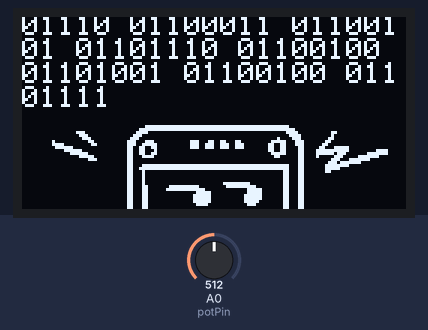
This sketch was run on a simulated Arduino Uno, built with avr-gcc and run on an emulated ATmega328P. On the bench: 128×64 one-colour display. Inputs (shaded band) come from the test bench; at power-on: A0 (potPin) = 512. What the sketch prints to the serial monitor is not drawn.

Above: at 1.3 s.
1.4 s: A0 (potPin) set to 246
At 1.9 s:
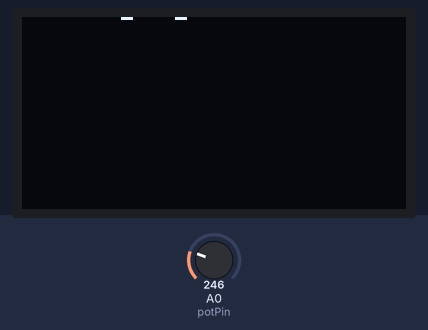
2.9 s: A0 (potPin) set to 235
At 3.8 s:
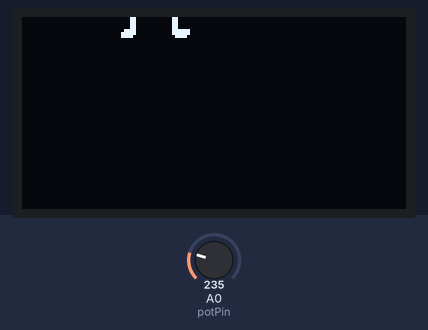
4.4 s: A0 (potPin) set to 0
At 5.0 s:
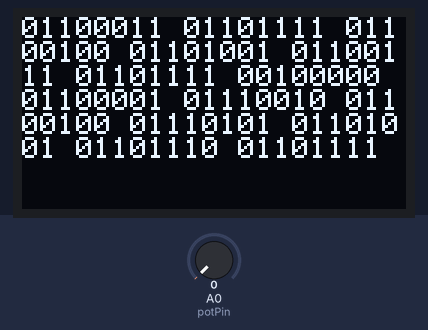
6.0 s: A0 (potPin) set to 2
At 6.7 s:
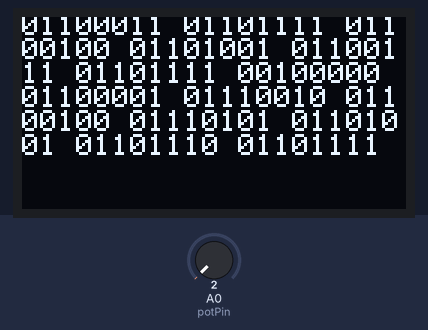
7.6 s: A0 (potPin) set to 5
At 8.3 s:
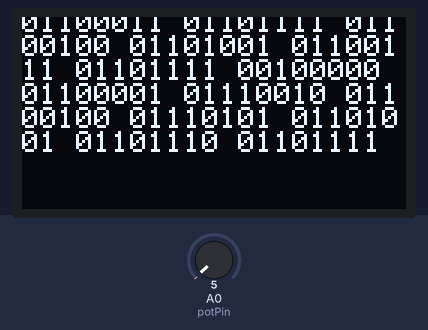
Timing chart, 0 to 10.1 s (numbered marks = the images above; inputs shaded):
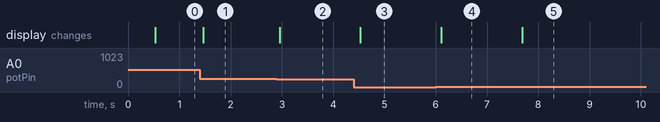

The sketch:

arduinoMishBinarioV2.ino
```cpp
// José Morales - Josefa Quape - Francisco Stephens - Millaray Millar
// 29/08/2025
// Arduino UNO R4 Minima
// su contexto

// prueba de scroll vertical controlado por potenciometro.
// parrafo 1 de haiku, para luego pasar a la imagen de un bob esponja arduino lol

// importar bibliotecas
#include <Wire.h>
#include <Adafruit_GFX.h>
#include <Adafruit_SSD1306.h>

// incluir las imagenes
#include "imagenes.h"

#include "traductorBinario.h"

// definir parametros
#define SCREEN_WIDTH 128
#define SCREEN_HEIGHT 64
#define OLED_RESET -1

// instancia de Adafruit_SSD1306
Adafruit_SSD1306 pantallita(SCREEN_WIDTH, SCREEN_HEIGHT, &Wire, OLED_RESET);

//  pin para el potenciometro
int potPin = A0;

const int paddingX = 0;

// parrafo 1

String haiku0 = binario0; // traduccion de linea 1, vacio al inicio


// parrafo 2
String haiku1 = binario1;

// parrafo 3
String haiku2 = binario2;

// Constantes para calcular el tamaño del lienzo

// Espacio vertical entre cada objeto en pantalla
// modificar esto para epaciado texto e imagen
const int PADDING = 40;

// Altura estimada para el texto
const int TEXT_HEIGHT = 5;
const int TEXT_BINARY_HEIGHT = 5 * TEXT_HEIGHT;
// Altura de la imagen
const int IMAGE_HEIGHT = 125;

// altura total = 3 * texto + 3 imágenes + 4 separaciones
const int TOTAL_CONTENT_HEIGHT = (3 * TEXT_HEIGHT) + (3 * IMAGE_HEIGHT) + (5 * PADDING);
const int MAX_SCROLL = TOTAL_CONTENT_HEIGHT > SCREEN_HEIGHT ? TOTAL_CONTENT_HEIGHT - SCREEN_HEIGHT : 0;

// variable global que almacena la posición Y actual del scroll
int yScroll = 0;

void setup() {
	Serial.begin(9600);

	if (!pantallita.begin(SSD1306_SWITCHCAPVCC, 0x3C)) {
		Serial.println(F("Fallo al iniciar SSD1306"));
		while (1)
			;
	}

	// borrar contenidos pantalla
	pantallita.clearDisplay();

	// definir tamano texto y color
	pantallita.setTextColor(SSD1306_WHITE);
	pantallita.setTextSize(1);
}

void loop() {

	loopBinario();

	haiku0 = binario0;
	haiku1 = binario1;
	haiku2 = binario2;

	// crear variables locales
	// inicializar en 0
	// para que TODO
	int x = 0;
	int y = 0;

	// leer potenciometro
	int valorPot = analogRead(potPin);

	// mapear valor
	yScroll = map(valorPot, 0, 1023, 0, MAX_SCROLL);

	// imprime el valor del potenciómetro en el monitor serie
	Serial.print("Valor del potenciómetro: ");
	Serial.println(valorPot);

	pantallita.clearDisplay();

	pantallita.setCursor(paddingX, y - yScroll);
	pantallita.print(haiku0);
	y += TEXT_BINARY_HEIGHT + PADDING;

	pantallita.setCursor(paddingX, y - yScroll);
	pantallita.drawBitmap(paddingX, y - yScroll, imagen0, 128, 64, SSD1306_WHITE);
	y += IMAGE_HEIGHT + PADDING;

	pantallita.setCursor(paddingX, y - yScroll);
	pantallita.print(haiku1);
	y += TEXT_BINARY_HEIGHT + PADDING;

	pantallita.setCursor(paddingX, y - yScroll);
	pantallita.drawBitmap(paddingX, y - yScroll, imagen1, 128, 64, SSD1306_WHITE);
	y += IMAGE_HEIGHT + PADDING;

	pantallita.setCursor(paddingX, y - yScroll);
	pantallita.print(haiku2);
	y += TEXT_BINARY_HEIGHT + PADDING;

	pantallita.setCursor(paddingX, y - yScroll);
	pantallita.drawBitmap(paddingX, y - yScroll, imagen2, 128, 64, SSD1306_WHITE);
	y += IMAGE_HEIGHT + PADDING;


	// pantallita.drawBitmap(paddingX, y - yScroll, imagen1, 128, 64, SSD1306_WHITE);

	// y += IMAGE_HEIGHT + PADDING;
	// pantallita.drawBitmap(paddingX, y - yScroll, imagen2, 128, 64, SSD1306_WHITE);

	pantallita.display();

	delay(10);
}
```

traductorBinario.h
```cpp
#include <Arduino.h>

String linea0 = "codigo arduino";     // linea 1 del poema
String linea1 = "oled ya encendido";  // linea 2 del poema
String linea2 = "cerebro fundido";    // linea 3 del poema
String binario0 = "";                 // traduccion de linea 1, vacio al inicio
String binario1 = "";                 // traduccion de linea 2, vacio al inicio
String binario2 = "";                 // traduccion de linea 3, vacio al inicio


bool linea0Done = false;  // flag, evita que se repita en loop la linea 1
bool linea1Done = false;  // flag, evita que se repita en loop la linea 2
bool linea2Done = false;  // flag, evita que se repita en loop la linea 3


String traductor(char sorter) {  // toma el caracter actual, ve con cual caso corresponde y envia el valor de retorno
  switch (sorter) {
    case 'a':
      return "01100001";
    case 'b':
      return "01100010";
    case 'c':
      return "01100011";
    case 'd':
      return "01100100";
    case 'e':
      return "01100101";
    case 'f':
      return "01100110";
    case 'g':
      return "01100111";
    case 'h':
      return "01101000";
    case 'i':
      return "01101001";
    case 'j':
      return "01101010";
    case 'k':
      return "01101011";
    case 'l':
      return "01101100";
    case 'm':
      return "01101101";
    case 'n':
      return "01101110";
    case 'o':
      return "01101111";
    case 'p':
      return "01110000";
    case 'q':
      return "01110001";
    case 'r':
      return "01110010";
    case 's':
      return "01110011";
    case 't':
      return "01110100";
    case 'u':
      return "01110101";
    case 'v':
      return "01110110";
    case 'w':
      return "01110111";
    case 'x':
      return "01111000";
    case 'y':
      return "01111001";
    case 'z':
      return "01111010";
    case ' ':
      return "00100000";
    default:
      return "";  // retornar nada en caso que el caracter no calse (ej, numeros, simbolos, etc)
  }
}

void loopBinario() {
  if (linea0Done == false) {                        // si aun no se traduce la linea 1
    for (int i = 0; i < linea0.length(); i++) {     // corre mientras i sea menor al numero de caracteres ( i < linea1.length() )
      char caracterActual = linea0.charAt(i);       // caracterActual corresponde al caracter en la posicion de i
      String binChar0 = traductor(caracterActual);  // binChar1 corresponde al retorno de la funcion traductor
      binario0 = binario0 + binChar0;               // binario1 (final) corresponde al valor de si mismo (0 al inicio) + binChar1
      binario0 = binario0 + " ";                    // binario1 corresponde a su mismo valor + un espacio (separación entre palabras para humanos)
    }
    linea0Done = true;  // despues de terminar "for" se activa la flag, evitando que se vuelva a traducir en bucle
    Serial.println("Linea 0:");
    Serial.println(binario0);  // Serial.println(secuencia final de linea1)
  }

  if (linea1Done == false) {                        // si aun no se traduce la linea 2
    for (int i = 0; i < linea1.length(); i++) {     // corre mientras i sea menor al numero de caracteres ( i < linea2.length() )
      char caracterActual = linea1.charAt(i);       // caracterActual corresponde al caracter en la posicion de i
      String binChar1 = traductor(caracterActual);  // binChar2 corresponde al retorno de la funcion traductor
      binario1 = binario1 + binChar1;               // binario2 (final) corresponde al valor de si mismo (0 al inicio) + binChar2
      binario1 = binario1 + " ";                    // binario2 corresponde a su mismo valor + un espacio (separación entre palabras para humanos)
    }
    linea1Done = true;  // despues de terminar "for" se activa la flag, evitando que se vuelva a traducir en bucle
    Serial.println("Linea 1:");
    Serial.println(binario1);  // Serial.println(secuencia final de linea2)
  }

  if (linea2Done == false) {                        // si aun no se traduce la linea 3
    for (int i = 0; i < linea2.length(); i++) {     // corre mientras i sea menor al numero de caracteres ( i < linea3.length() )
      char caracterActual = linea2.charAt(i);       // caracterActual corresponde al caracter en la posicion de i
      String binChar2 = traductor(caracterActual);  // binChar3 corresponde al retorno de la funcion traductor
      binario2 = binario2 + binChar2;               // binario3 (final) corresponde al valor de si mismo (0 al inicio) + binChar3
      binario2 = binario2 + " ";                    // binario3 corresponde a su mismo valor + un espacio (separación entre palabras para humanos)
    }
    linea2Done = true;  // despues de terminar "for" se activa la flag, evitando que se vuelva a traducir en bucle
    Serial.println("Linea 2:");
    Serial.println(binario2);  // Serial.println(secuencia final de linea3)
  }
}
```

Source omitted: imagenes.h (data table, 18757 bytes)

Measured:
- after the input at 1.4 s, the display: changes after 0.07 s (image 1)
- after the input at 2.9 s, the display: changes after 0.06 s (image 2)
- after the input at 4.4 s, the display: changes after 0.12 s (image 3)
- after the input at 6.0 s, the display: changes after 0.10 s (image 4)
- after the input at 7.6 s, the display: changes after 0.08 s (image 5)
